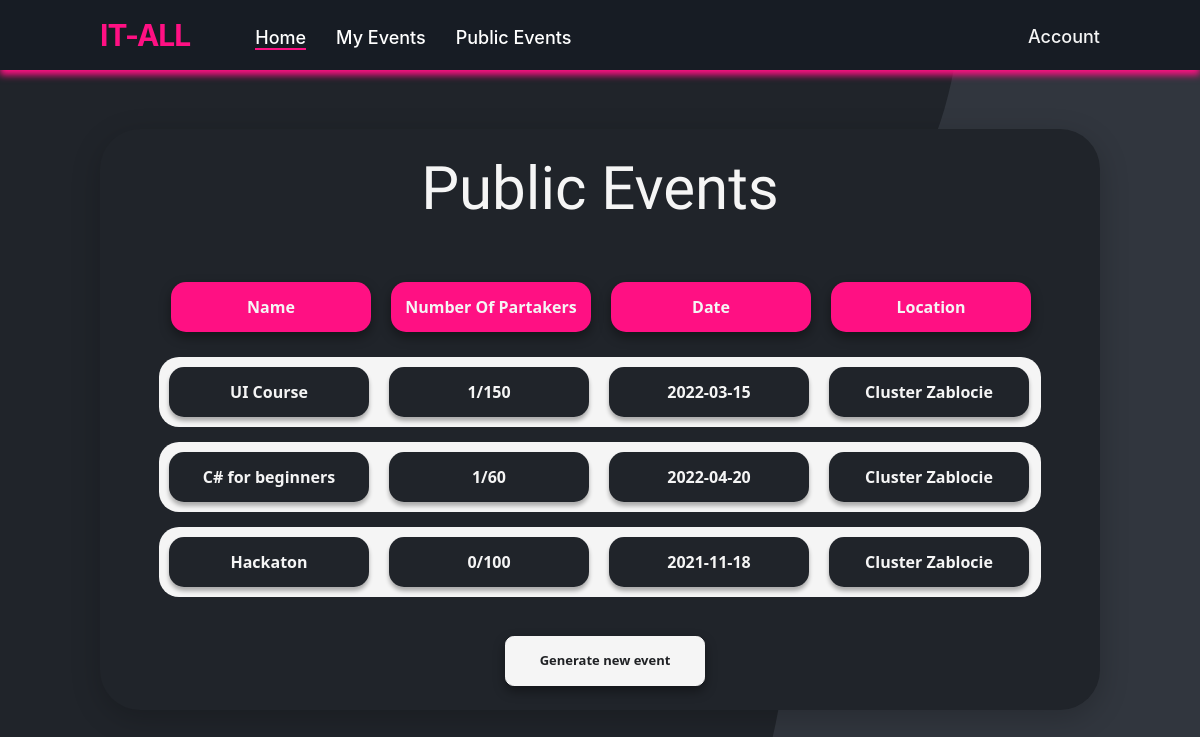
Page /public-schedule (signed in) on the committed database.
### website/models.py (models this page shows)
class Tournament(db.Model):
    id = db.Column(db.Integer,primary_key=True)
    user_id = db.Column(db.Integer,db.ForeignKey('user.id'))
    name = db.Column(db.String(150))
    date = db.Column(db.Date)
    time = db.Column(db.Time)
    location = db.Column(db.String(150))
    discipline = db.Column(db.String(150))
    type = db.Column(db.String(150))
    description = db.Column(db.String(5000))
    status = db.Column(db.String(150), default="upcoming")
    is_public = db.Column(db.Boolean(),default=False)
    current_round_number = db.Column(db.Integer(),default=0)
    max_part = db.Column(db.Integer(),default = 100000000)
    partNumber = db.Column(db.Integer(),default = 0)
    edited_dual_id = db.Column(db.Integer())
    rounds = db.relationship('Round')
    duals = db.relationship('Dual')
    opponents = db.relationship('Opponent')
    standings = db.relationship('Standing')
    participants = db.relationship('User')

### website/views.py (the view)
@views.route('public-schedule', methods=['POST', 'GET'])
@login_required
def public_schedule():
    tournaments = Tournament.query.filter_by(is_public=True).all()
    if tournaments:
        return render_template("public_events.html", user=current_user, events=tournaments)
    else:
        flash('Unfortunately, there is no public schedule for now.', category='error')
        return redirect(url_for("views.home"))

### website/__init__.py (called while the page is built)
def create_app():
    app = Flask(__name__)
    app.config['SECRET_KEY'] = 'kjabwdlajbal'
    app.config['SQLALCHEMY_DATABASE_URI'] = f'sqlite:///{DB_NAME}'
    app.config['SQLALCHEMY_TRACK_MODIFICATIONS'] = False
    db.init_app(app)  # inicjowanie bazy danych dla aplikacji
    from .views import views
    from .auth import auth
    app.register_blueprint(views, url_prefix='/')
    app.register_blueprint(auth, url_prefix='/')
    from .models import User
    create_datebase(app)
    login_manager = LoginManager()
    login_manager.login_view = 'auth.login'
    login_manager.init_app(app)
    @login_manager.user_loader
    def load_user(id):
        return User.query.get(int(id))
    return app

### website/templates/public_events.html
{% extends "base.html" %} {% block title %}Public events{% endblock %} {% block
content %}
<section class="tournaments_box_container container_tournaments">
  <br />
  <h3 align="center">Public Events</h3>
  <table style="margin: auto">
    <thead style="display: flex; margin-bottom: 15px; margin-top: 15px">
      <tr>
        <div align="center ">
          <td></td>
        </div>
      </tr>
      <tr class="btn-danger_nav_list_group_tournaments">
        <div align="center ">
          <td>Name</td>
        </div>
      </tr>
      <tr class="btn-danger_nav_list_group_tournaments">
        <div align="center ">
          <td>Number Of Partakers</td>
        </div>
      </tr>
      <tr class="btn-danger_nav_list_group_tournaments">
        <div align="center ">
          <td>Date</td>
        </div>
      </tr>
      <tr class="btn-danger_nav_list_group_tournaments">
        <div align="center ">
          <td>Location</td>
        </div>
      </tr>
    </thead>
    {% for event in events %}
    <tbody
      class="btn_tournaments_list"
      onClick="JoinEvent({{event.id}}) "
      style="display: flex; margin-bottom: 15px; position: relative"
    >
      <tr class="btn-danger_nav_list_group_tournaments_name" align="center ">
        <td>{{event.name}}</td>
      </tr>
      <tr class="btn-danger_nav_list_group_tournaments_name" align="center ">
        <td>{{event.partNumber}}/{{event.max_part}}</td>
      </tr>
      <tr class="btn-danger_nav_list_group_tournaments_name" align="center ">
        <td>{{event.date}}</td>
      </tr>
      <tr class="btn-danger_nav_list_group_tournaments_name" align="center ">
        <td>{{event.location}}</td>
      </tr>
    </tbody>
    {% endfor %}
    <br />
  </table>
  <br />
  <div align="center">
    <a href="/new-tournament ">
      <button id="btn" type="button " class="btn-danger_nav_tournaments">
        Generate new event
      </button>
    </a>
  </div>
  <br />
</section>
{% endblock %}

### website/static/style.css (style rules this page uses)
html { scroll-behavior: smooth; }
body { background-image: url("../static/bgp.png"); scroll-behavior: smooth; overflow: overlay; background-repeat: no-repeat; background-attachment: fixed; }
a { color: #fff; font-size: 18px; font-weight: 500; text-decoration: none; }
h3 { color: whitesmoke; font-family: "Stick No Bills", sans-serif; font-size: 60px; }
.tournaments_box_container { background-color: #20242a; height: 300px; width: 700px; box-shadow: 0 8px 30px 0 rgba(0, 0, 0, 0.2); border-radius: 40px; display: flex; flex-direction: column; align-items: center; }
.container_tournaments { width: 1000px; height: auto; margin: 0 auto; margin-top: 5%; }
.btn-danger_nav_list_group_tournaments { background-color: #FF1083; border: 0; width: 200px; height: 50px; border-radius: 15px; outline: none; box-shadow: 0px 5px 12px rgba(0, 0, 0, 0.4); transition: 0.5s; backface-visibility: hidden; margin: 10px; text-align: -webkit-center; }
.btn-danger_nav_list_group_tournaments td { color: whitesmoke; font-family: "Segoe UI", Tahoma, Geneva, Verdana, sans-serif; font-weight: bold; padding: 13px; text-align: center; }
.btn-danger_nav_list_group_tournaments_name { background-color: #20242a; border: 0; width: 200px; height: 50px; border-radius: 15px; outline: none; box-shadow: 0 0.25em 0.25em rgb(0 0 0 / 30%); transition: 0.5s; backface-visibility: hidden; margin: 10px; text-align: -webkit-center; }
.btn-danger_nav_list_group_tournaments_name td { color: whitesmoke; font-family: "Segoe UI", Tahoma, Geneva, Verdana, sans-serif; font-weight: bold; padding: 13px; text-align: center; }
.btn_tournaments_list { background-color: whitesmoke; border: 0; border-radius: 20px; cursor: pointer; transition: all 0.3s ease-out; }
.btn-danger_nav_tournaments { background-color: whitesmoke; border: 0; width: 200px; height: 50px; border-radius: 0.55rem; font-family: "Segoe UI", Tahoma, Geneva, Verdana, sans-serif; color: #202225; font-size: 13px; font-weight: bold; outline: none; box-shadow: 0px 5px 12px rgba(0, 0, 0, 0.4); transition: 0.5s; backface-visibility: hidden; border: 1px solid whitesmoke; margin-left: 10px; }

### rows in the picture
Tournament: name "UI Course", partNumber "1", max_part "150", date "2022-03-15", location "Cluster Zablocie"
Tournament: name "C# for beginners", partNumber "1", max_part "60", date "2022-04-20", location "Cluster Zablocie"
Tournament: name "Hackaton", partNumber "0", max_part "100", date "2021-11-18", location "Cluster Zablocie"
